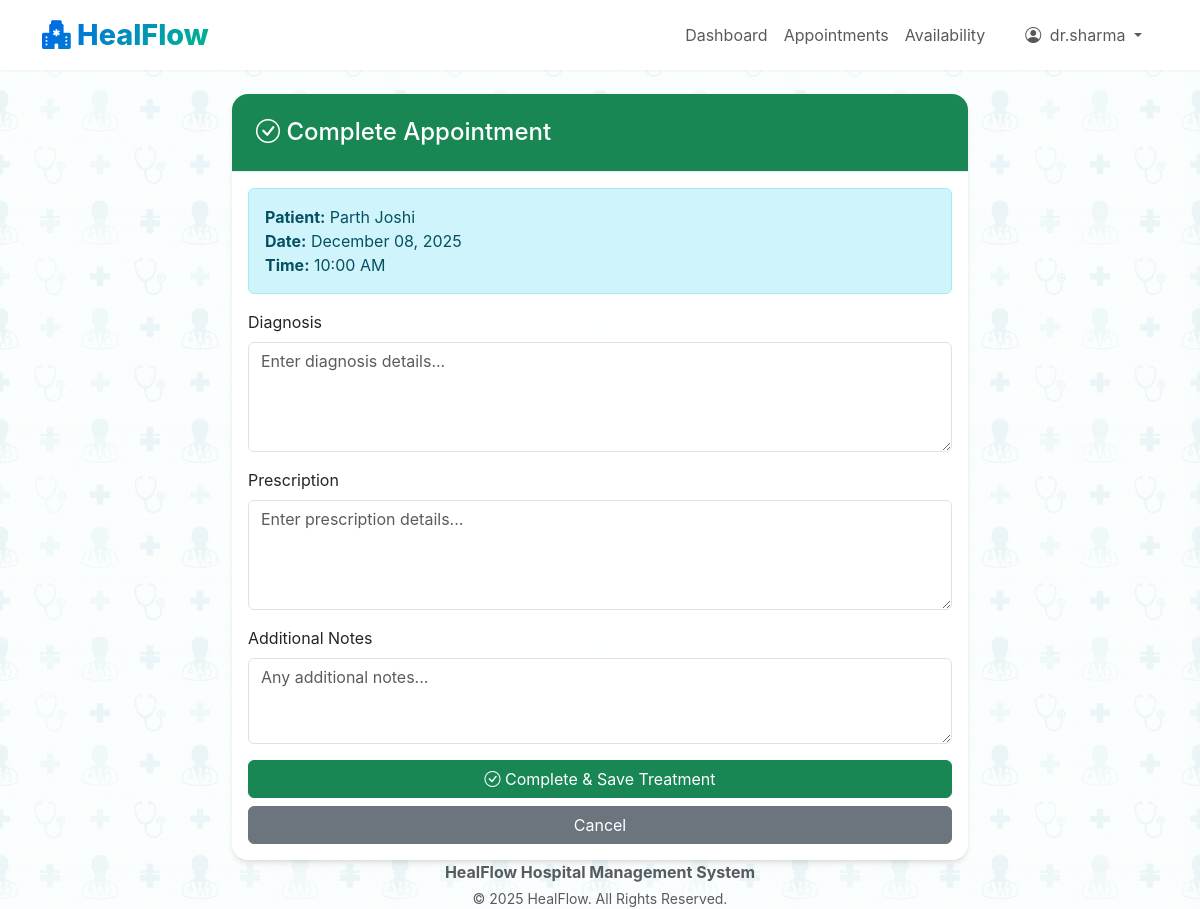
The page /doctor/appointment/1/complete (signed in) on the database its author committed.
### models.py (models this page shows, shortened)
class User(UserMixin, db.Model):
    __tablename__ = 'users'
    id = db.Column(db.Integer, primary_key=True)
    username = db.Column(db.String(80), unique=True, nullable=False)
    email = db.Column(db.String(120), unique=True, nullable=False)
    password_hash = db.Column(db.String(255), nullable=False)
    role = db.Column(db.String(20), nullable=False)
    created_at = db.Column(db.DateTime, default=datetime.utcnow)
    active = db.Column(db.Boolean, default=True)
    doctor = db.relationship('Doctor', backref='user', uselist=False, cascade='all, delete-orphan')
    patient = db.relationship('Patient', backref='user', uselist=False, cascade='all, delete-orphan')

class Patient(db.Model):
    __tablename__ = 'patients'
    id = db.Column(db.Integer, primary_key=True)
    user_id = db.Column(db.Integer, db.ForeignKey('users.id'), nullable=False)
    full_name = db.Column(db.String(120), nullable=False)
    phone = db.Column(db.String(20))
    date_of_birth = db.Column(db.Date)
    gender = db.Column(db.String(10))
    address = db.Column(db.Text)
    blood_group = db.Column(db.String(5))
    created_at = db.Column(db.DateTime, default=datetime.utcnow)
    appointments = db.relationship('Appointment', backref='patient', lazy=True, cascade='all, delete-orphan')
    lab_bookings = db.relationship('LabBooking', backref='patient', lazy=True, cascade='all, delete-orphan')

class Appointment(db.Model):
    __tablename__ = 'appointments'
    id = db.Column(db.Integer, primary_key=True)
    patient_id = db.Column(db.Integer, db.ForeignKey('patients.id'), nullable=False)
    doctor_id = db.Column(db.Integer, db.ForeignKey('doctors.id'), nullable=False)
    appointment_date = db.Column(db.Date, nullable=False)
    appointment_time = db.Column(db.Time, nullable=False)
    status = db.Column(db.String(20), default='Booked')
    reason = db.Column(db.Text)
    created_at = db.Column(db.DateTime, default=datetime.utcnow)
    updated_at = db.Column(db.DateTime, default=datetime.utcnow, onupdate=datetime.utcnow)
    treatment = db.relationship('Treatment', backref='appointment', uselist=False, cascade='all, delete-orphan')

### app.py (the view, shortened to what this page needs)
@app.route('/doctor/appointment/<int:appointment_id>/complete', methods=['GET', 'POST'])
@login_required
@doctor_required
def doctor_complete_appointment(appointment_id):
    doctor = Doctor.query.filter_by(user_id=current_user.id).first()
    appointment = Appointment.query.get_or_404(appointment_id)
    if appointment.doctor_id != doctor.id:
        flash('Access denied.', 'danger')
        return redirect(url_for('doctor_appointments'))
    form = TreatmentForm()
    return render_template('doctor/complete_appointment.html', form=form, appointment=appointment)

### forms.py
class TreatmentForm(FlaskForm):
    diagnosis = TextAreaField('Diagnosis', validators=[DataRequired()])
    prescription = TextAreaField('Prescription', validators=[Optional()])
    notes = TextAreaField('Additional Notes', validators=[Optional()])

### app.py (called while the page is built)
@login_manager.user_loader
def load_user(user_id):
    return User.query.get(int(user_id))

def doctor_required(f):
    @wraps(f)
    def decorated_function(*args, **kwargs):
        if not current_user.is_authenticated or current_user.role != 'doctor':
            flash('Access denied. Doctor privileges required.', 'danger')
            return redirect(url_for('index'))
        return f(*args, **kwargs)
    return decorated_function

@app.template_filter('format_date')
def format_date(value):
    if value is None:
        return ''
    return value.strftime('%B %d, %Y')

@app.template_filter('format_time')
def format_time(value):
    if value is None:
        return ''
    return value.strftime('%I:%M %p')

### templates/doctor/complete_appointment.html (shortened to what this page needs)
{% extends "base.html" %}
{% block content %}
<div class="row justify-content-center">
    <div class="col-md-8">
        <div class="card">
            <div class="card-header bg-success text-white">
                <h4 class="mb-0"><i class="bi bi-check-circle"></i> Complete Appointment</h4>
            </div>
            <div class="card-body">
                <div class="alert alert-info">
                    <strong>Patient:</strong> {{ appointment.patient.full_name }}<br>
                    <strong>Date:</strong> {{ appointment.appointment_date|format_date }}<br>
                    <strong>Time:</strong> {{ appointment.appointment_time|format_time }}
                </div>
                <form method="POST">
                    <div class="mb-3">
                        {{ form.diagnosis.label(class="form-label") }}
                        {{ form.diagnosis(class="form-control", rows="4", required=True, placeholder="Enter diagnosis details...") }}
                    </div>
                    <div class="mb-3">
                        {{ form.prescription.label(class="form-label") }}
                        {{ form.prescription(class="form-control", rows="4", placeholder="Enter prescription details...") }}
                    </div>
                    <div class="mb-3">
                        {{ form.notes.label(class="form-label") }}
                        {{ form.notes(class="form-control", rows="3", placeholder="Any additional notes...") }}
                    </div>
                    <div class="d-grid gap-2">
                        <button type="submit" class="btn btn-success">
                            <i class="bi bi-check-circle"></i> Complete & Save Treatment
                        </button>
                        <a href="{{ url_for('doctor_appointments') }}" class="btn btn-secondary">Cancel</a>
                    </div>
                </form>
            </div>
        </div>
    </div>
</div>
{% endblock %}

### templates/base.html (shortened to what this page needs)
<!DOCTYPE html>
<html lang="en">
<head>
    <link href="https://cdn.jsdelivr.net/npm/bootstrap@5.3.0/dist/css/bootstrap.min.css" rel="stylesheet">
    <link rel="stylesheet" href="https://cdn.jsdelivr.net/npm/bootstrap-icons@1.10.0/font/bootstrap-icons.css">
    <link rel="stylesheet" href="{{ url_for('static', filename='css/style.css') }}">
</head>
<body>
    {% if current_user.is_authenticated %}
    <nav class="navbar navbar-expand-lg navbar-light sticky-top">
        <div class="container">
            <a class="navbar-brand" href="{{ url_for('index') }}">
                <i class="bi bi-hospital-fill"></i> HealFlow
            </a>
            <div class="collapse navbar-collapse" id="navbarNav">
                <ul class="navbar-nav ms-auto align-items-center">
                    {% if current_user.role == 'admin' %}
                    <li class="nav-item">
                        <a class="nav-link" href="{{ url_for('admin_dashboard') }}">Dashboard</a>
                    </li>
                    <li class="nav-item">
                        <a class="nav-link" href="{{ url_for('admin_departments') }}">Departments</a>
                    </li>
                    <li class="nav-item">
                        <a class="nav-link" href="{{ url_for('admin_doctors') }}">Doctors</a>
                    </li>
                    <li class="nav-item">
                        <a class="nav-link" href="{{ url_for('admin_patients') }}">Patients</a>
                    </li>
                    <li class="nav-item">
                        <a class="nav-link" href="{{ url_for('admin_appointments') }}">Appointments</a>
                    </li>
                    {% elif current_user.role == 'doctor' %}
                    <li class="nav-item">
                        <a class="nav-link" href="{{ url_for('doctor_dashboard') }}">Dashboard</a>
                    </li>
                    <li class="nav-item">
                        <a class="nav-link" href="{{ url_for('doctor_appointments') }}">Appointments</a>
                    </li>
                    <li class="nav-item">
                        <a class="nav-link" href="{{ url_for('doctor_availability') }}">Availability</a>
                    </li>
                    {% endif %}
                    <li class="nav-item dropdown ms-3">
                        <a class="nav-link dropdown-toggle btn btn-outline-primary px-3 py-1" href="#" role="button"
                            data-bs-toggle="dropdown">
                            <i class="bi bi-person-circle me-1"></i> {{ current_user.username }}
                        </a>
                    </li>
                </ul>
            </div>
        </div>
    </nav>
    {% endif %}
    <div class="container mt-4">
        {% block content %}{% endblock %}
    </div>
    <footer class="text-center text-muted">
        <div class="container">
            <div class="row">
                <div class="col-md-12">
                    <p class="mb-1">
                        <strong>HealFlow Hospital Management System</strong>
                    </p>
                    <p class="small mb-0">
                        &copy; 2025 HealFlow. All Rights Reserved.
                    </p>
                </div>
            </div>
        </div>
    </footer>
</body>
</html>

### static/css/style.css (style rules this page uses)
:root { --primary-color: #0061f2; --primary-gradient: linear-gradient(135deg, #0061f2 0%, #00ba88 100%); --secondary-gradient: linear-gradient(135deg, #6900c7 0%, #00e0ff 100%); --accent-gradient: linear-gradient(135deg, #00ba88 0%, #00e0ff 100%); --surface-color: #ffffff; --text-primary: #1a202c; --text-secondary: #718096; --border-color: #e2e8f0; --shadow-sm: 0 1px 2px 0 rgba(0, 0, 0, 0.05); --shadow-md: 0 4px 6px -1px rgba(0, 0, 0, 0.1), 0 2px 4px -1px rgba(0, 0, 0, 0.06); --shadow-lg: 0 10px 15px -3px rgba(0, 0, 0, 0.1), 0 4px 6px -2px rgba(0, 0, 0, 0.05); --glass-bg: rgba(255, 255, 255, 0.95); }
body { min-height: 100vh; display: flex; flex-direction: column; background-color: #f8fafc; background-image: url('../images/bg.png'); background-repeat: repeat; background-size: 400px; background-attachment: fixed; font-family: 'Inter', 'Segoe UI', sans-serif; color: var(--text-primary); }
.navbar { background: var(--glass-bg); backdrop-filter: blur(10px); border-bottom: 1px solid rgba(255, 255, 255, 0.3); box-shadow: var(--shadow-sm); }
.navbar-brand { font-weight: 800; background: var(--primary-gradient); background-clip: text; -webkit-background-clip: text; -webkit-text-fill-color: transparent; color: transparent; font-size: 1.8rem; }
.card { border: none; border-radius: 16px; background: var(--glass-bg); box-shadow: var(--shadow-md); transition: all 0.3s cubic-bezier(0.4, 0, 0.2, 1); overflow: hidden; }
.card-header { background: transparent; border-bottom: 1px solid var(--border-color); padding: 1.5rem; font-weight: 700; }

### rows shown on the page
User: username "dr.sharma"
Patient: patient.full_name "Parth Joshi"
Appointment: appointment_date "December 08, 2025", appointment_time "10:00 AM"
